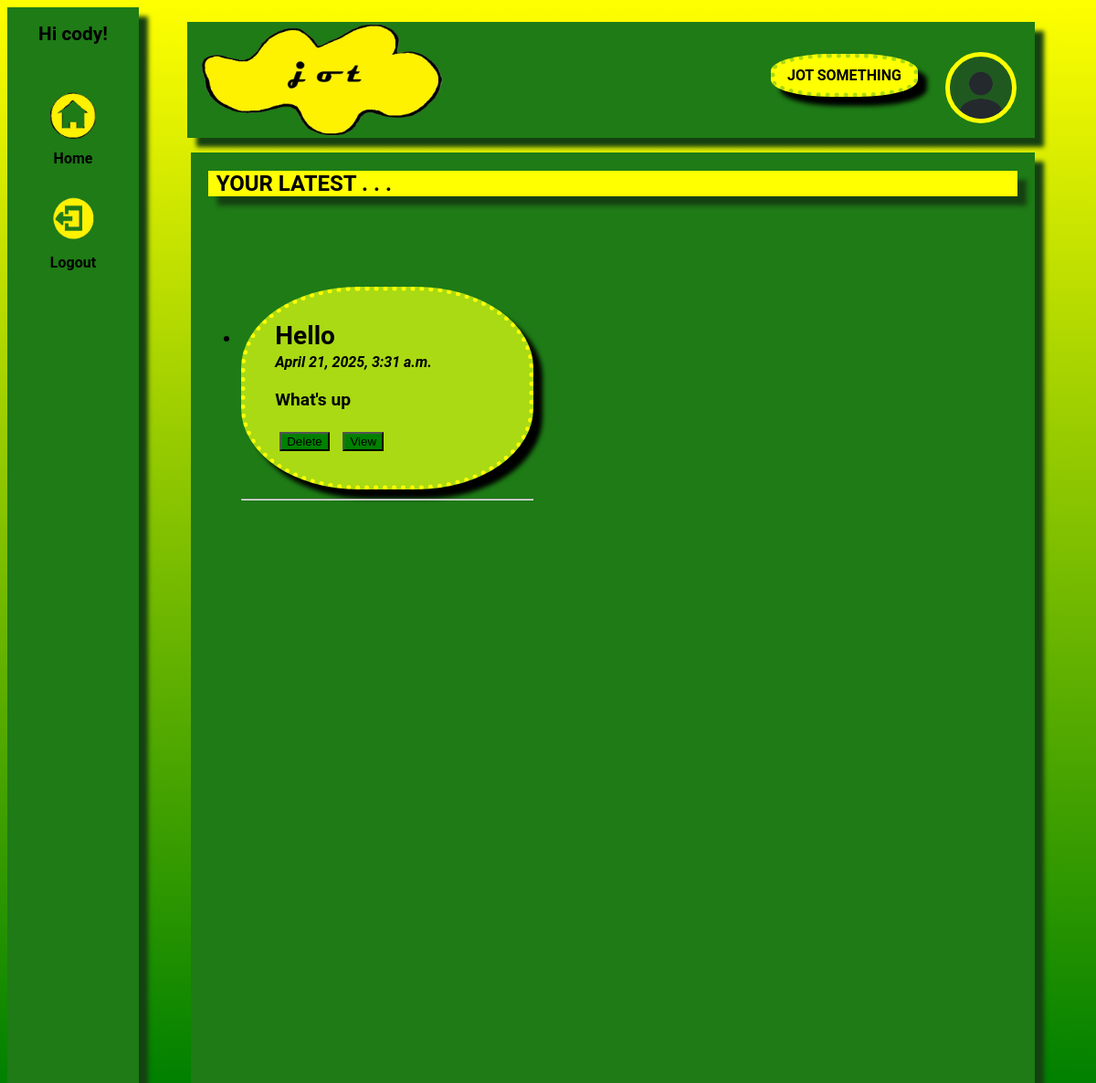
The app's page / (signed in), older data.
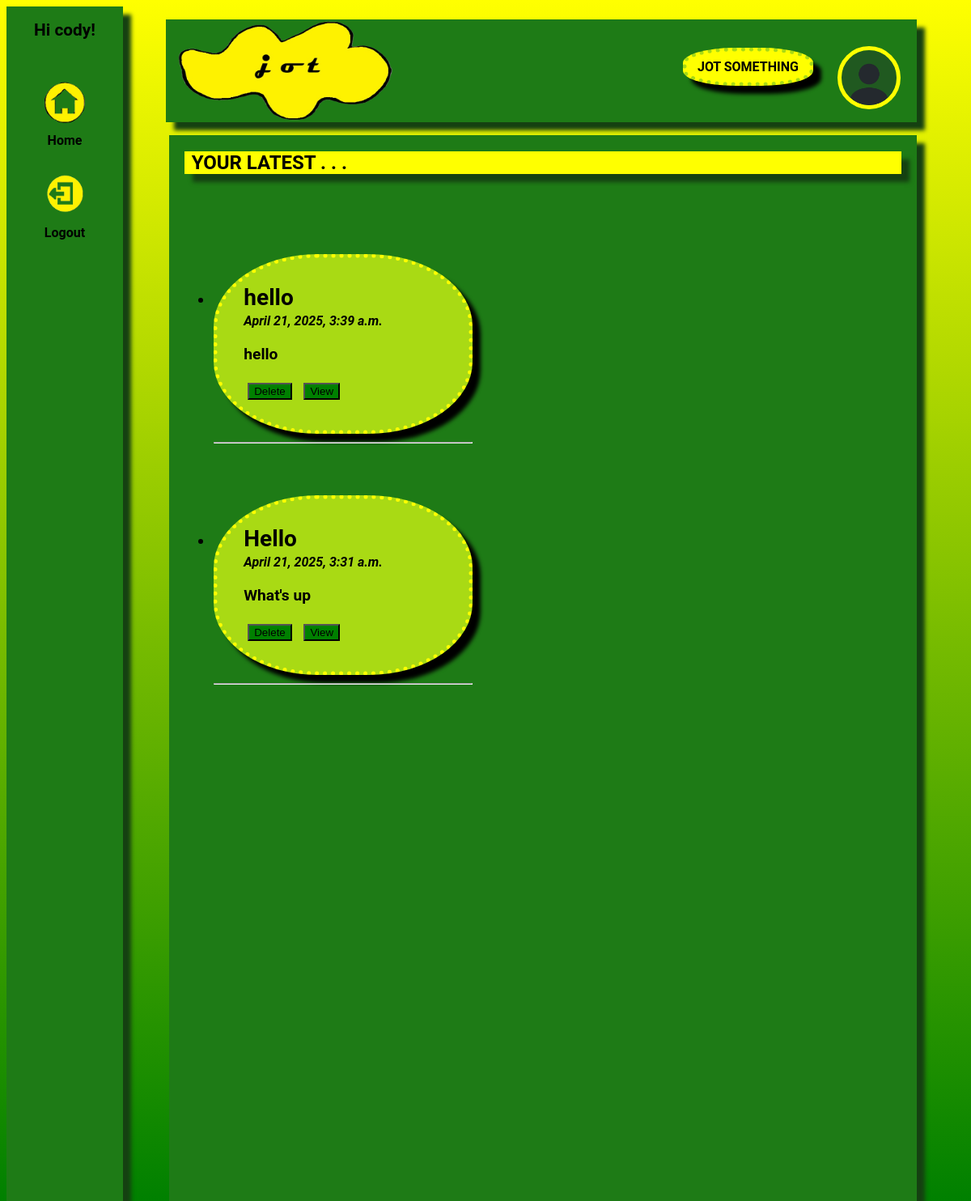
The same page, newer data.
### main/models.py (models this page shows, shortened)
class JournalEntry(models.Model):
    user = models.ForeignKey(User, on_delete=models.CASCADE)
    title = models.CharField(max_length =200)
    content = models.TextField()
    created_at = models.DateTimeField(auto_now_add=True)

### main/views.py (the view)
# urls.py: path('', include('main.urls')),
@login_required
def main(request):
    entries = JournalEntry.objects.filter(user=request.user).order_by('-created_at')
    return render(request, 'home.html', {'entries': entries})

### main/templates/home.html (shortened to what this page needs)
{% load static %}
<!doctype html>
<html lang="en">
  <head>
    <link rel="stylesheet" href="{% static 'style.css' %}?{% now 'U' %}"/>
  </head>
  <body>
    <ul class = "top">
        <li><img src ="{% static 'jot-logo.png' %}" class = "logo"> </li>
        <li style = "padding-left:15%"><a href ="{% url 'settings' %}">{% if user.profile.profile_pic %}
          <img src="{{ user.profile.profile_pic.url }}" class = "profile" alt="Profile Picture">
        {% else %}
          <img src="/media/profile_pics/profile.png" class = "profile" alt="Default Profile Picture">
        {% endif %}</li>
        <li class = "jot-button"><a href="{% url 'creation_space' %}">JOT SOMETHING</a></li>
    </ul>
    <ul class = "side">
        <li>
          {% if user.is_authenticated %}
          <h2 class="user">Hi {{ user.username }}!</h2>
        <li><a href="{% url 'main' %}"><img src ="{% static 'home-button.png' %}" class = "side-bar-images"></a></li>
        <li class="side-bar-text">Home</li>
        <form action="{% url 'logout' %}" method="post">
          <button class ="button" type="submit"><img src ="{% static 'logout.png' %}" class = "side-bar-images"></button>
        </form>
        <li class="side-bar-text">Logout</li>
          {% endif %}</li>
    </ul>
    <div class = "container">
        <div class ="header">
        <h2 class="head-title">YOUR LATEST . . .</h2>
        </div>
        <div class ="welcome">
        {% if entries %}
          <ul>
            {% for entry in entries %}
            <li>
              <div class = "entries">
              <strong class ="entry-title">{{ entry.title }}</strong><br>
                    <em class ="date">{{ entry.created_at|date:"F j, Y, g:i a" }}</em><br>
                    <p>{{ entry.content|truncatechars:25 }}</p>
                    <form method="post" action="{% url 'delete_journal' entry.id %}" style="display:inline;" onsubmit="return confirm('Are you sure you want to delete this entry?');">
                      <button class ="buttons-2" type="submit">Delete</button>
                  </form>
                  <a href="{% url 'edit_journal_page' entry.id %}">
                    <button class ="buttons-2">View</button>
                </a>
              </div>
            </li>
            <hr>
            {% endfor %}
          </ul>
        {% else %}
        <p>You haven't written anything yet.</p>
        {% endif %}
       </div>
    </div>
  </body>
</html>

Row changes from the older to the newer data that the page shows:
added JournalEntry: title "hello", created_at "April 21, 2025, 3:39 a.m.", content "hello"
